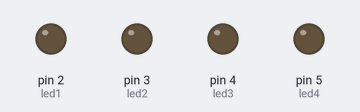
The sketch below on a simulated Arduino Uno, built with avr-gcc and run on an emulated ATmega328P. Parts: output pins drawn as LEDs (lit = HIGH).

Above: at 0.1 s.
At 4.1 s:
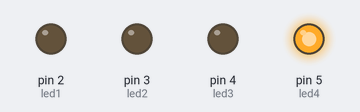
At 8.3 s:
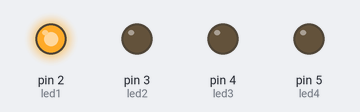
At 16.5 s:
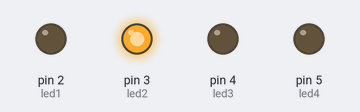
At 24.7 s:
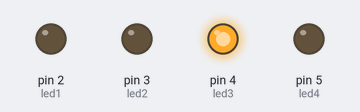
At 32.9 s:
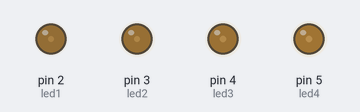
Timing chart, 0 to 34.4 s (numbered marks = the images above):
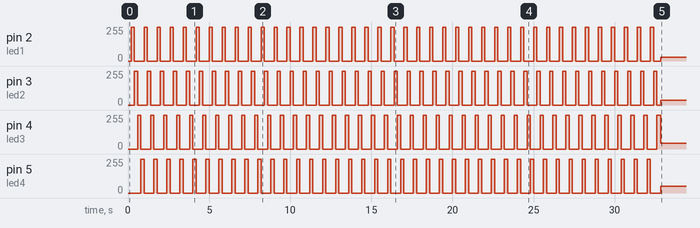

The sketch:

Atividade_2.ino
```cpp
int led1 = 2;
int led2 = 3;
int led3 = 4;
int led4 = 5;
int intervalo = 200;
unsigned long tempoatual = 0;
int tempoanterior = 0;
int indice = 0;
void setup()
{
  pinMode(led1, OUTPUT);
  pinMode(led2, OUTPUT);
  pinMode(led3, OUTPUT);
  pinMode(led4, OUTPUT);

}

void loop()
{
  tempoatual = millis();

  if(tempoatual - tempoanterior >= intervalo){
     tempoanterior = tempoatual;

 	digitalWrite(led1, LOW);
    digitalWrite(led2, LOW);
    digitalWrite(led3, LOW);
    digitalWrite(led4, LOW);

    if(indice == 0) digitalWrite(led1, HIGH);
    if(indice == 1) digitalWrite(led2, HIGH);
    if(indice == 2) digitalWrite(led3, HIGH);
    if(indice == 3) digitalWrite(led4, HIGH);

    indice++;

    if(indice > 3){
      indice = 0;
    }
  }
}
```

Measured:
- by itself, pin 4 (led3): repeats every 0.80 s: 0/255 0.60 s, 255/255 0.20 s, until it stays 43/255 from 32.8 s
- by itself, pin 5 (led4): repeats every 0.80 s: 0/255 0.60 s, 255/255 0.20 s, until it stays 52/255 from 32.8 s
- by itself, pin 2 (led1): 0/255 → 255/255 at 0.20 s, → 0/255 0.20 s later, → 255/255 0.60 s later, → 0/255 0.20 s later, … (83 changes in this stretch)
- by itself, pin 3 (led2): 0/255 → 255/255 at 0.40 s, → 0/255 0.20 s later, → 255/255 0.60 s later, → 0/255 0.20 s later, … (83 changes in this stretch)
